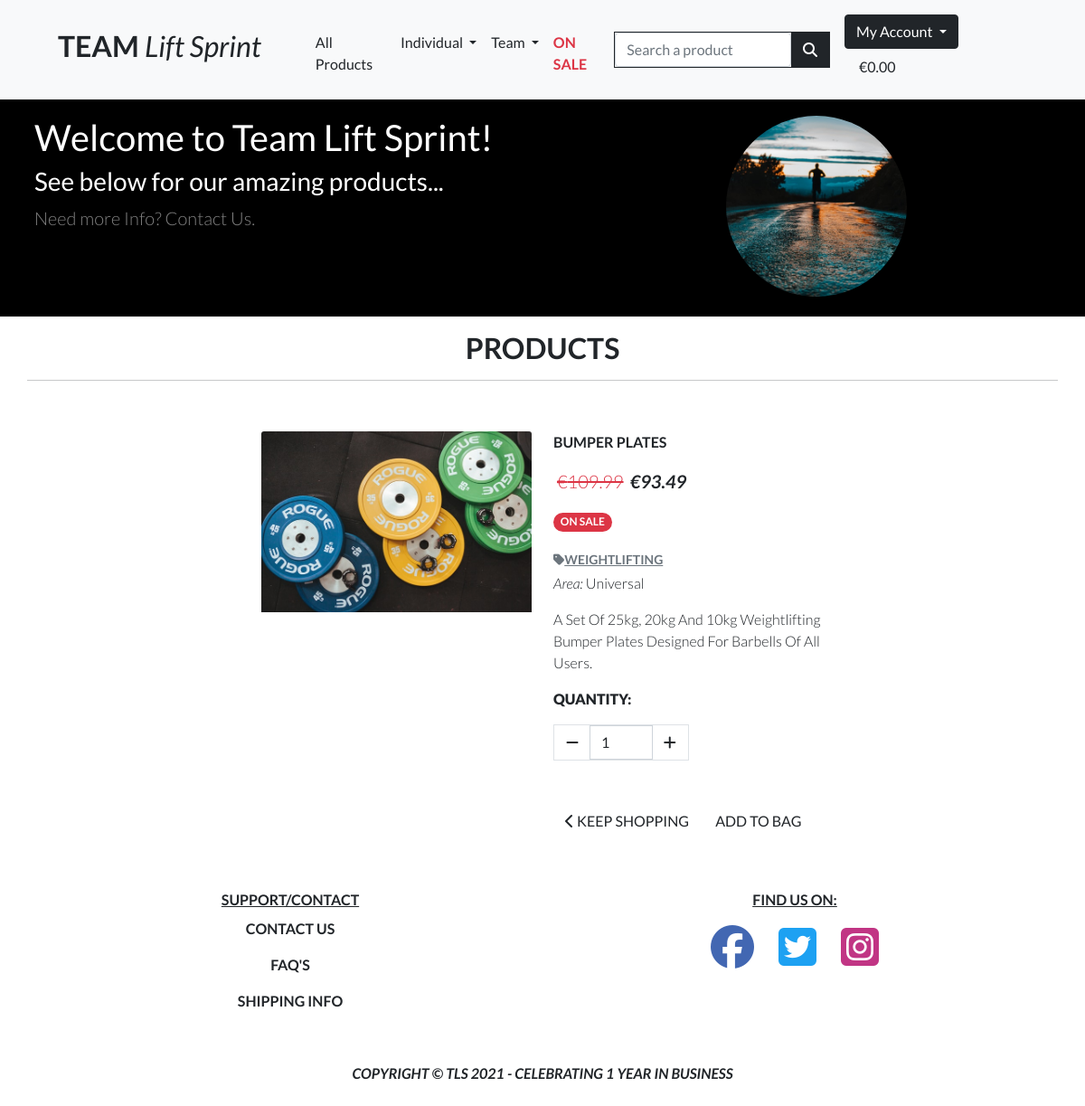
The page /products/1/ on the database its author committed.
### products/models.py (models this page shows, shortened)
class Product(models.Model):
    AREA = (
        ('individual', 'Individual'),
        ('team', 'Team'),
        ('universal', 'Universal'),
        )
    category = models.ForeignKey('Category', null=True, blank=True, on_delete=models.SET_NULL)
    sku = models.CharField(max_length=254, null=True, blank=True)
    name = models.CharField(max_length=254)
    description = models.TextField()
    price = models.DecimalField(max_digits=6, decimal_places=2)
    area = models.CharField(max_length=200, null=True, choices=AREA)
    on_sale = models.BooleanField(default=False)
    discount_on_product = models.DecimalField(
        max_digits=4, decimal_places=2, null=True, blank=True)
    image = models.ImageField(null=True, blank=True)
    def sales_price(self):
        on_sale_price = Decimal(self.price * (
            100 - self.discount_on_product) / 100).quantize(Decimal('0.00'))
        return on_sale_price

class Category(models.Model):
    class Meta:
        verbose_name_plural = 'Categories'
    name = models.CharField(max_length=254)
    friendly_name = models.CharField(max_length=254, null=True, blank=True)

### products/views.py (the view)
# urls.py: path('<int:product_id>/', views.product_detail, name='product_detail'),
def product_detail(request, product_id):
    product = get_object_or_404(Product, pk=product_id)
    context = {
        'product': product,
    }
    return render(request, 'products/product_detail.html', context)

### products/templates/products/product_detail.html (shortened to what this page needs)
{% extends "base.html" %}
{% load static %}
{% block page_header %}
<header class="masthead">
    <div class="container position-relative pt-5 p-2 g-0">
        <div class="row">
            <div class="col-8">
                <div class="text-white">
                    <h1>Welcome to Team Lift Sprint!</h1>
                    <h3>See below for our amazing products...</h3>
                    <p class="text-white-50 mb-0 lead">Need more Info? Contact Us.</p>
                </div>
            </div>
            <div class="col-4 d-none d-md-block">
                <div>
                    <div>
                        <img src="{{ MEDIA_URL }}/media/products_home.jpg" class="rounded-circle"
                            alt="Man running in nature" style='height: 200px; width: 200px; object-fit: cover'>
                    </div>
                </div>
            </div>
        </div>
    </div>
    <br>
</header>
{% endblock %}
{% block content %}
<div class="overlay"></div>
<div class="container g-0">
    <div class="row">
        <div class="col text-center mt-3">
            <h2 class="text-dark"><strong class="text-uppercase">Products</h2>
            <hr class="w-100 mb-2">
        </div>
    </div>
    <div class="row">
        <div class="container col-10">
            <div class="row">
                <div class="col-12 col-md-6 col-lg-4 offset-lg-2">
                    <div class="my-5">
                        {% if product.image %}
                        <a href="{{ product.image.url }}" target="_blank">
                            <img class="card-img-top" src="{{ product.image.url }}" alt="{{ product.name }}">
                        </a>
                        {% else %}
                        <a href="">
                            <img class="card-img-top" src="{{ MEDIA_URL }}noimage.png"
                                alt="{{ product.name }}">
                        </a>
                        {% endif %}
                    </div>
                </div>
                <div class="col-12 col-md-6 col-lg-4">
                    <div class="mb-5 mt-md-5">
                        <p>{{ product.name }}</p>
                        {% if product.on_sale is True %}
                        <p class="text-left">
                            <span
                                class="lead ps-1 fw-light text-danger pt-1 text-decoration-line-through">€{{ product.price }}</span>
                            <span class="lead ps-1 fw-bold fst-italic pt-1">€{{ product.sales_price }}</span>
                        </p>
                        <p class="badge rounded-pill bg-danger">
                            On Sale
                        </p>
                        {% else %}
                        <p class="lead ps-1 text-left fw-bold fst-italic pt-1">€{{ product.price }}</p>
                        {% endif %}
                        {% if product.category %}
                        <p class="small mt-1 mb-0">
                            <a class="text-muted" href="{% url 'products' %}?category={{ product.category.name }}">
                                <i class="fas fa-tag mr-1"></i>{{ product.category.friendly_name }}
                            </a>
                        </p>
                        {% endif %}
                        {% if product.area %}
                            <p class="fw-light text-capitalize mt-1 mb-1"><i>Area: </i>{{ product.area }}</p>
                            {% else %}
                            <p class="text-muted fw-light text-capitalize mt-1 mb-0">No Area</p>
                            {% endif %}
                        <p class="mt-3 fw-light text-capitalize">{{ product.description }}</p>
                        <form class="form" action="" method="POST">
                            <div class="form-row">
                                <div class="col-12">
                                    <p class="mt-3"><strong>Quantity:</strong></p>
                                    <div class="form-group w-50 border border-1 boarder-dark">
                                        <div class="input-group input-group-{{ product.id }}">
                                            <div class="input-group-prepend">
                                                <button
                                                    class="decrement-qty btn btn-black rounded-0 decrement-qty_{{ product.id }}"
                                                    data-item_id="{{ product.id }}">
                                                    <span class="icon">
                                                        <i class="fas fa-minus"></i>
                                                    </span>
                                                </button>
                                            </div>
                                            <input class="form-control qty_input id_qty_{{ product.id }}" type="number"
                                                name="quantity" value="1" min="1" max="99"
                                                data-item_id="{{ product.id }}">
                                            <div class="input-group-append">
                                                <button
                                                    class="increment-qty btn btn-black rounded-0 increment-qty_{{ product.id }}"
                                                    data-item_id="{{ product.id }}">
                                                    <span class="icon">
                                                        <i class="fas fa-plus"></i>
                                                    </span>
                                                </button>
                                            </div>
                                        </div>
                                    </div>
                                </div>
                                <div>
                                    <a href="{% url 'products' %}" class="btn btn-outline-black rounded-0 mt-5">
                                        <span class="icon">
                                            <i class="fas fa-chevron-left"></i>
                                        </span>
                                        <span class="text-uppercase">Keep Shopping</span>
                                    </a>
                                    <input type="submit" class="btn btn-black rounded-0 text-uppercase mt-5"
                                        value="Add to Bag">
                                </div>
                            </div>
                        </form>
                    </div>
                </div>
            </div>
        </div>
        {% endblock %}

### static/css/base.css (style rules this page uses)
html { height: 100%; }
body { font-family: 'Lato'; }
.overlay { height: 100%; width: 100%; top: 0; left: 0; position: fixed; background: white; z-index: -1; }
header.masthead { background-color: #000; height: 350px; width: 100%; padding-top: 5rem; padding-bottom: 10rem; }

### rows shown on the page
Product: image (picture), name "BUMPER PLATES", price "109.99", sales_price "93.49", category.friendly_name "WEIGHTLIFTING", area "Universal", description "A Set Of 25kg, 20kg And 10kg Weightlifting Bumper Plates Designed For Barbells Of All Users.", quantity "1"
